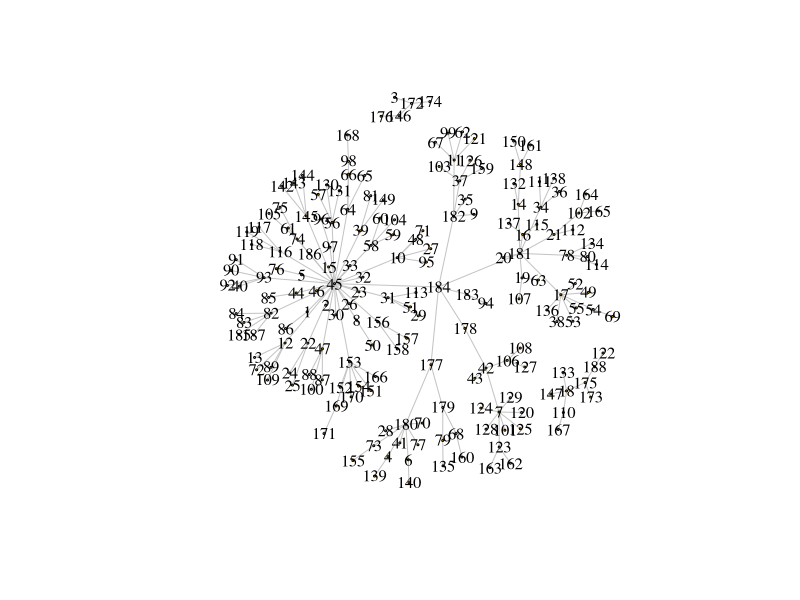

This chart was generated by the following R code:
## Part 1 - Directed Networks

# Part 1 - Exercise 1 -----------------------------------------------------

# Directed igraph objects
# In this exercise you will learn how to create a directed graph from a dataframe, how to inspect whether a graph object is directed and/or weighted and how to extract those vertices at the beginning and end of directed edges.

library(igraph)

measles <- structure(list(from = c(45L, 45L, 172L, 180L, 45L, 180L, 42L, 
                                   45L, 182L, 45L, 182L, 45L, 12L, 181L, 45L, 181L, 181L, 175L, 
                                   181L, 181L, 181L, 45L, 45L, 22L, 22L, 45L, 10L, 180L, 31L, 45L, 
                                   45L, 45L, 45L, 181L, 182L, 34L, 182L, 17L, 45L, 93L, 180L, 178L, 
                                   42L, 45L, 184L, 45L, 45L, 10L, 17L, 8L, 31L, 17L, 17L, 17L, 17L, 
                                   45L, 56L, 45L, 58L, 58L, 186L, 11L, 19L, 45L, 64L, 64L, 11L, 
                                   179L, 54L, 180L, 10L, 12L, 180L, 45L, 74L, 5L, 180L, 181L, 179L, 
                                   78L, 39L, 45L, 82L, 82L, 44L, 1L, 47L, 47L, 12L, 93L, 93L, 93L, 
                                   45L, 183L, 10L, 97L, 45L, 64L, 11L, 47L, 7L, 21L, 37L, 58L, 74L, 
                                   42L, 19L, 106L, 12L, 18L, 34L, 21L, 31L, 78L, 16L, 45L, 116L, 
                                   116L, 116L, 7L, 11L, 188L, 7L, 7L, 7L, 37L, 106L, 7L, 7L, 56L, 
                                   56L, 14L, 18L, 78L, 79L, 17L, 16L, 34L, 4L, 6L, 145L, 145L, 145L, 
                                   45L, 172L, 18L, 14L, 39L, 148L, 153L, 153L, 45L, 153L, 73L, 45L, 
                                   156L, 156L, 37L, 68L, 148L, 123L, 123L, 102L, 102L, 153L, 110L, 
                                   98L, 153L, 153L, 169L, 174L, 173L, 146L, 184L, 184L, 177L, 177L, 
                                   184L, 184L, 184L, 82L, 45L, 82L, 175L), 
                          to = c(1L, 2L, 3L, 4L, 
                                 5L, 6L, 7L, 8L, 9L, 10L, 11L, 12L, 13L, 14L, 15L, 16L, 17L, 18L, 
                                 19L, 20L, 21L, 22L, 23L, 24L, 25L, 26L, 27L, 28L, 29L, 30L, 31L, 
                                 32L, 33L, 34L, 35L, 36L, 37L, 38L, 39L, 40L, 41L, 42L, 43L, 44L, 
                                 45L, 46L, 47L, 48L, 49L, 50L, 51L, 52L, 53L, 54L, 55L, 56L, 57L, 
                                 58L, 59L, 60L, 61L, 62L, 63L, 64L, 65L, 66L, 67L, 68L, 69L, 70L, 
                                 71L, 72L, 73L, 74L, 75L, 76L, 77L, 78L, 79L, 80L, 81L, 82L, 83L,
                                 84L, 85L, 86L, 87L, 88L, 89L, 90L, 91L, 92L, 93L, 94L, 95L, 96L,
                                 97L, 98L, 99L, 100L, 101L, 102L, 103L, 104L, 105L, 106L, 107L,
                                 108L, 109L, 110L, 111L, 112L, 113L, 114L, 115L, 116L, 117L, 118L,
                                 119L, 120L, 121L, 122L, 123L, 124L, 125L, 126L, 127L, 128L, 129L,
                                 130L, 131L, 132L, 133L, 134L, 135L, 136L, 137L, 138L, 139L, 140L, 
                                 142L, 143L, 144L, 145L, 146L, 147L, 148L, 149L, 150L, 151L, 152L, 
                                 153L, 154L, 155L, 156L, 157L, 158L, 159L, 160L, 161L, 162L, 163L, 
                                 164L, 165L, 166L, 167L, 168L, 169L, 170L, 171L, 172L, 175L, 176L, 
                                 177L, 178L, 179L, 180L, 181L, 182L, 183L, 185L, 186L, 187L, 188L
                                   )), 
                     .Names = c("from", "to"), class = "data.frame", row.names = c(NA,-184L))


# Get the graph object
g <- graph_from_data_frame(measles, directed = TRUE)

# is the graph directed?
is.directed(g)

# Is the graph weighted?
is.weighted(g)

# Subset each vertex from which each edge originates by using head_of(). This function takes two arguments, the first being the graph object and the second the edges to examine. For all edges you can use E(g).

# Where does each edge originate from?
table(head_of(g, E(g)))



# Part 1 - Exercise 2 -----------------------------------------------------

# Identifying edges for each vertex
# In this exercise you will learn how to identify particular edges. You will learn how to determine if an edge exists between two vertices as well as finding all vertices connected in either direction to a given vertex.

# First make a visualization of this network using plot(). You will improve this visualization later. It can be useful to visualize the network before analysis. To improve visibility of the plot of this network, you should make the vertex size equal to 0 and the edge arrow size equal to 0.1.
# 
# Check if there is an edge going in each direction between vertex 184 to vertex 178 using single brackets subsetting of the graph object. If a 1 is returned that indicates TRUE there is an edge. If a 0 is returned that indicates FALSE there is not an edge.
# 
# Using the function incident() identify those edges that go in either direction from vertex 184 or only those going out from vertex 184. The first argument should be the graph object, the second should be the vertex to examine and the third argument the mode indicating the direction. Choose from all, in and out.

# Make a basic plot
plot(g, 
     vertex.label.color = "black", 
     edge.color = 'gray77',
     vertex.size = 0,
     edge.arrow.size = 0.1,
     layout = layout_nicely(g))

# Is there an edge going from vertex 184 to vertex 178?
g['184', '178']

# Is there an edge going from vertex 178 to vertex 184?
g['178', '184']

# Show all edges going to or from vertex 184
incident(g, '184', mode = c("all"))

# Show all edges going out from vertex 184
incident(g, '184', mode = c("out"))


## Part 2 - Relationships between vertices


